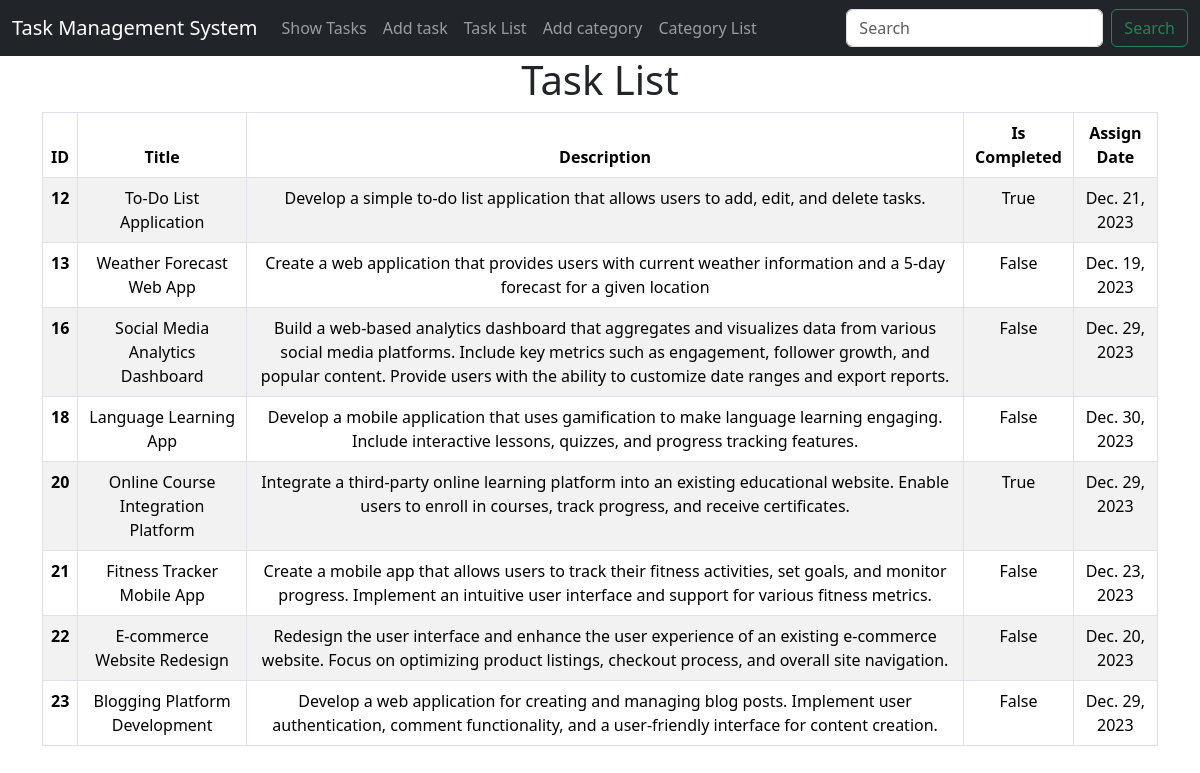
/tasks/, run on the app's committed database.
### tasks/models.py (models this page shows)
class TaskModel(models.Model):
    taskTitle = models.CharField(max_length=255)
    taskDescription = models.TextField()
    is_completed = models.BooleanField(default=False)
    task_Assign_Date = models.DateField()
    def __str__(self):
        return self.taskTitle

### tasks/views.py (the view)
# urls.py: path('', views.task_list, name="task_list"),
def task_list(request):
    tasks = models.TaskModel.objects.all()
    print(tasks)
    return render(request, 'task_list.html', {'tasks': tasks})

### tasks/templates/task_list.html
{% extends 'base.html' %}
{% block content %}
<div class="container">
    <h1 class="text-center">Task List</h1>
    <table class="table table-striped table-bordered text-center">
        <thead class="thead-dark">
            <tr>
                <th scope="col">ID</th>
                <th scope="col">Title</th>
                <th scope="col">Description</th>
                <th scope="col">Is Completed</th>
                <th scope="col">Assign Date</th>
            </tr>
        </thead>
        <tbody>
            {% for task in tasks %}
            <tr>
                <th scope="row">{{ task.id }}</th>
                <td>{{ task.taskTitle }}</td>
                <td>{{ task.taskDescription }}</td>
                <td>{{ task.is_completed }}</td>
                <td>{{ task.task_Assign_Date }}</td>
            </tr>
            {% endfor %}
        </tbody>
    </table>
</div>
{% endblock %}

### data on the page
TaskModel: id "12", taskTitle "To-Do List Application", taskDescription "Develop a simple to-do list application that allows users to add, edit, and delete tasks.", is_completed "True", task_Assign_Date "Dec. 21, 2023"
TaskModel: id "13", taskTitle "Weather Forecast Web App", taskDescription "Create a web application that provides users with current weather information and a 5-day forecast for a given location", is_completed "False", task_Assign_Date "Dec. 19, 2023"
TaskModel: id "16", taskTitle "Social Media Analytics Dashboard", taskDescription "Build a web-based analytics dashboard that aggregates and visualizes data from various social media platforms. Include key metrics such as engagement, follower growth, and popular content. Provide users with the ability to customize date ranges and export reports.", is_completed "False", task_Assign_Date "Dec. 29, 2023"
TaskModel: id "18", taskTitle "Language Learning App", taskDescription "Develop a mobile application that uses gamification to make language learning engaging. Include interactive lessons, quizzes, and progress tracking features.", is_completed "False", task_Assign_Date "Dec. 30, 2023"
TaskModel: id "20", taskTitle "Online Course Integration Platform", taskDescription "Integrate a third-party online learning platform into an existing educational website. Enable users to enroll in courses, track progress, and receive certificates.", is_completed "True", task_Assign_Date "Dec. 29, 2023"
TaskModel: id "21", taskTitle "Fitness Tracker Mobile App", taskDescription "Create a mobile app that allows users to track their fitness activities, set goals, and monitor progress. Implement an intuitive user interface and support for various fitness metrics.", is_completed "False", task_Assign_Date "Dec. 23, 2023"
TaskModel: id "22", taskTitle "E-commerce Website Redesign", taskDescription "Redesign the user interface and enhance the user experience of an existing e-commerce website. Focus on optimizing product listings, checkout process, and overall site navigation.", is_completed "False", task_Assign_Date "Dec. 20, 2023"
TaskModel: id "23", taskTitle "Blogging Platform Development", taskDescription "Develop a web application for creating and managing blog posts. Implement user authentication, comment functionality, and a user-friendly interface for content creation.", is_completed "False", task_Assign_Date "Dec. 29, 2023"
